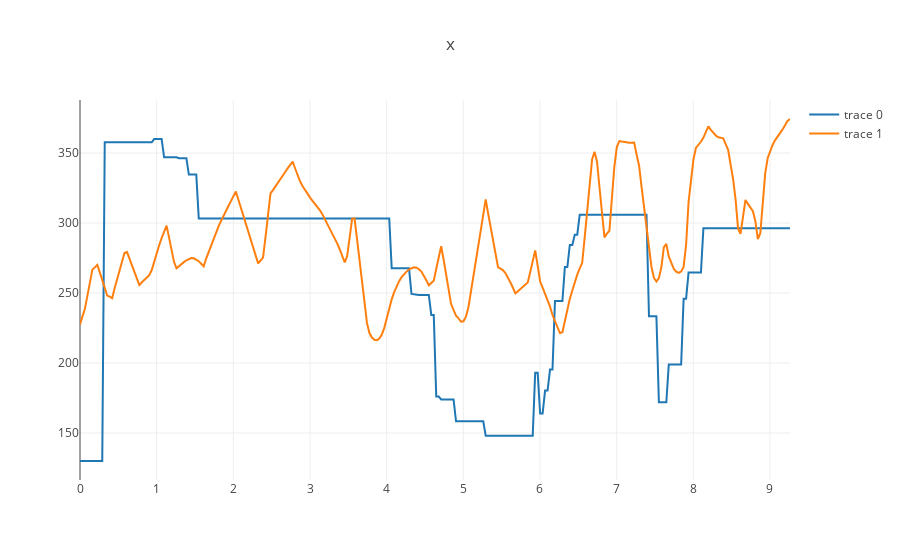
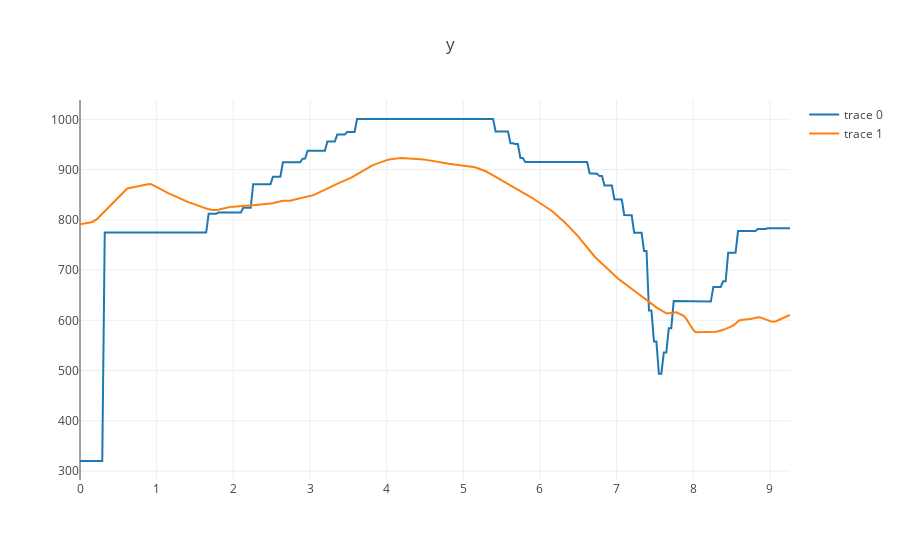

Notebook cell for these charts, in order:
### Code cell
def plot_predictions(actual, estimated, start, n):
    stop = start + n
    
    def plot(i, name):
        py.iplot({
            "data": [
                go.Scatter(x=np.linspace(0, 100, n), y=actual[start:stop,i]),
                go.Scatter(x=np.linspace(0, 100, n), y=estimated[start:stop,i])
            ],
            "layout": go.Layout(
                title=name
            )
        })
        
    plot(0, 'x')
    plot(1, 'y')
    
plot_predictions(positions_test, kalman_pos, 0, 3100)

### Figure 1 — Plotly figure (JSON) as saved in the notebook; plotly's stock layout.template omitted (floating-point values rounded to 4 significant figures; data arrays with more than 128 entries replaced by an {"elided": "..."} marker saying what was removed)
{"data": [{"type": "scatter", "x": {"elided": "3100 float values"}, "y": {"elided": "288 float values"}}, {"type": "scatter", "x": {"elided": "3100 float values"}, "y": {"elided": "288 float values"}}], "layout": {"title": "x"}}

### Figure 2 — Plotly figure (JSON) as saved in the notebook; plotly's stock layout.template omitted (floating-point values rounded to 4 significant figures; data arrays with more than 128 entries replaced by an {"elided": "..."} marker saying what was removed)
{"data": [{"type": "scatter", "x": {"elided": "3100 float values"}, "y": {"elided": "288 float values"}}, {"type": "scatter", "x": {"elided": "3100 float values"}, "y": {"elided": "288 float values"}}], "layout": {"title": "y"}}
